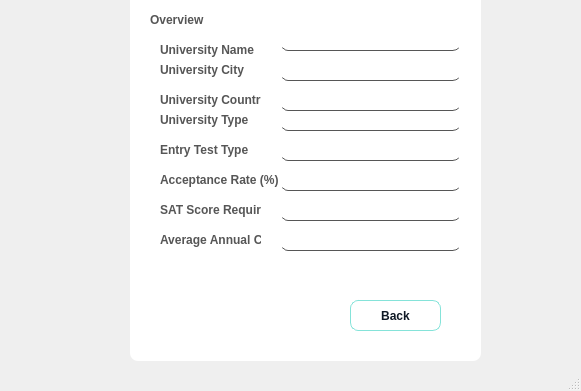
<?xml version="1.0" encoding="UTF-8"?>
<ui version="4.0">
 <class>MainWindow</class>
 <widget class="QMainWindow" name="MainWindow">
  <property name="geometry">
   <rect>
    <x>0</x>
    <y>0</y>
    <width>581</width>
    <height>391</height>
   </rect>
  </property>
  <property name="windowTitle">
   <string>Displaying Universities</string>
  </property>
  <property name="styleSheet">
   <string notr="true">QMainWindow {
	
	border-image: url(GUI_Elements/bg image.png);
}
QLabel {
  color: #464d55;
  font-weight: 600;
}
QLabel#heading {
  color: #0f1925;
  font-size: 18px;
  margin-bottom: 10px;
}

QLabel#subheading {
  color: #0f1925;
  font-size: 12px;
  font-weight: normal;
  margin-bottom: 10px;
}
QLineEdit {
  background: transparent;
  color: rgb(86, 86, 86);
  border-bottom: 1px solid rgb(86, 86, 86);
}

QPushButton {
  background-color: #85E3D9;
  color: #0f1925;
  font-weight: 600;
  border-radius: 8px;
  border: 1px solid #85E3D9;
  padding: 5px 15px;
  margin-top: 10px;
  outline: 0px;
}
QPushButton:hover,
QPushButton:focus {
  background-color: #85E3D9;
  border: 3px solid #85E3D9;
}
</string>
  </property>
  <widget class="QWidget" name="centralwidget">
   <widget class="QFrame" name="frame">
    <property name="geometry">
     <rect>
      <x>130</x>
      <y>-10</y>
      <width>351</width>
      <height>371</height>
     </rect>
    </property>
    <property name="styleSheet">
     <string notr="true">background-color: rgb(255, 255, 255);
border-radius: 8px;</string>
    </property>
    <property name="frameShape">
     <enum>QFrame::StyledPanel</enum>
    </property>
    <property name="frameShadow">
     <enum>QFrame::Raised</enum>
    </property>
    <widget class="QLabel" name="label_3">
     <property name="geometry">
      <rect>
       <x>20</x>
       <y>20</y>
       <width>111</width>
       <height>20</height>
      </rect>
     </property>
     <property name="styleSheet">
      <string notr="true">font: 75 16pt &quot;MS Shell Dlg 2&quot;;

color: rgb(86, 86, 86);</string>
     </property>
     <property name="text">
      <string>Overview</string>
     </property>
    </widget>
    <widget class="QLineEdit" name="UniName">
     <property name="enabled">
      <bool>false</bool>
     </property>
     <property name="geometry">
      <rect>
       <x>150</x>
       <y>40</y>
       <width>181</width>
       <height>21</height>
      </rect>
     </property>
     <property name="styleSheet">
      <string notr="true">background:transparent;</string>
     </property>
     <property name="text">
      <string/>
     </property>
     <property name="placeholderText">
      <string/>
     </property>
    </widget>
    <widget class="QLabel" name="label_4">
     <property name="geometry">
      <rect>
       <x>30</x>
       <y>50</y>
       <width>111</width>
       <height>20</height>
      </rect>
     </property>
     <property name="styleSheet">
      <string notr="true">font: 75 8pt &quot;MS Shell Dlg 2&quot;;
color: rgb(86, 86, 86);</string>
     </property>
     <property name="text">
      <string>University Name</string>
     </property>
    </widget>
    <widget class="QLabel" name="label_5">
     <property name="geometry">
      <rect>
       <x>30</x>
       <y>70</y>
       <width>101</width>
       <height>20</height>
      </rect>
     </property>
     <property name="styleSheet">
      <string notr="true">font: 75 8pt &quot;MS Shell Dlg 2&quot;;
color: rgb(86, 86, 86);</string>
     </property>
     <property name="text">
      <string>University City</string>
     </property>
    </widget>
    <widget class="QLineEdit" name="UniType">
     <property name="enabled">
      <bool>false</bool>
     </property>
     <property name="geometry">
      <rect>
       <x>150</x>
       <y>120</y>
       <width>181</width>
       <height>21</height>
      </rect>
     </property>
     <property name="styleSheet">
      <string notr="true">background:transparent;</string>
     </property>
     <property name="text">
      <string/>
     </property>
     <property name="placeholderText">
      <string/>
     </property>
    </widget>
    <widget class="QLineEdit" name="UniEntry">
     <property name="enabled">
      <bool>false</bool>
     </property>
     <property name="geometry">
      <rect>
       <x>150</x>
       <y>150</y>
       <width>181</width>
       <height>21</height>
      </rect>
     </property>
     <property name="styleSheet">
      <string notr="true">background:transparent;</string>
     </property>
     <property name="text">
      <string/>
     </property>
     <property name="placeholderText">
      <string/>
     </property>
    </widget>
    <widget class="QLabel" name="label_7">
     <property name="geometry">
      <rect>
       <x>30</x>
       <y>120</y>
       <width>101</width>
       <height>20</height>
      </rect>
     </property>
     <property name="styleSheet">
      <string notr="true">font: 75 8pt &quot;MS Shell Dlg 2&quot;;
color: rgb(86, 86, 86);</string>
     </property>
     <property name="text">
      <string>University Type</string>
     </property>
    </widget>
    <widget class="QLineEdit" name="UniRate">
     <property name="enabled">
      <bool>false</bool>
     </property>
     <property name="geometry">
      <rect>
       <x>150</x>
       <y>180</y>
       <width>181</width>
       <height>21</height>
      </rect>
     </property>
     <property name="styleSheet">
      <string notr="true">background:transparent;</string>
     </property>
     <property name="text">
      <string/>
     </property>
     <property name="placeholderText">
      <string/>
     </property>
    </widget>
    <widget class="QLabel" name="label_8">
     <property name="geometry">
      <rect>
       <x>30</x>
       <y>150</y>
       <width>101</width>
       <height>20</height>
      </rect>
     </property>
     <property name="styleSheet">
      <string notr="true">font: 75 8pt &quot;MS Shell Dlg 2&quot;;
color: rgb(86, 86, 86);</string>
     </property>
     <property name="text">
      <string>Entry Test Type</string>
     </property>
    </widget>
    <widget class="QLineEdit" name="UniSAT">
     <property name="enabled">
      <bool>false</bool>
     </property>
     <property name="geometry">
      <rect>
       <x>150</x>
       <y>210</y>
       <width>181</width>
       <height>21</height>
      </rect>
     </property>
     <property name="styleSheet">
      <string notr="true">background:transparent;</string>
     </property>
     <property name="text">
      <string/>
     </property>
     <property name="placeholderText">
      <string/>
     </property>
    </widget>
    <widget class="QLabel" name="label_9">
     <property name="geometry">
      <rect>
       <x>30</x>
       <y>180</y>
       <width>121</width>
       <height>20</height>
      </rect>
     </property>
     <property name="styleSheet">
      <string notr="true">font: 75 8pt &quot;MS Shell Dlg 2&quot;;
color: rgb(86, 86, 86);</string>
     </property>
     <property name="text">
      <string>Acceptance Rate (%)</string>
     </property>
    </widget>
    <widget class="QLineEdit" name="UniAvgCost">
     <property name="enabled">
      <bool>false</bool>
     </property>
     <property name="geometry">
      <rect>
       <x>150</x>
       <y>240</y>
       <width>181</width>
       <height>21</height>
      </rect>
     </property>
     <property name="styleSheet">
      <string notr="true">background:transparent;</string>
     </property>
     <property name="text">
      <string/>
     </property>
     <property name="placeholderText">
      <string/>
     </property>
    </widget>
    <widget class="QLineEdit" name="UniCity">
     <property name="enabled">
      <bool>false</bool>
     </property>
     <property name="geometry">
      <rect>
       <x>150</x>
       <y>70</y>
       <width>181</width>
       <height>21</height>
      </rect>
     </property>
     <property name="styleSheet">
      <string notr="true">background:transparent;</string>
     </property>
     <property name="text">
      <string/>
     </property>
     <property name="placeholderText">
      <string/>
     </property>
    </widget>
    <widget class="QLineEdit" name="UniCountry">
     <property name="enabled">
      <bool>false</bool>
     </property>
     <property name="geometry">
      <rect>
       <x>150</x>
       <y>100</y>
       <width>181</width>
       <height>21</height>
      </rect>
     </property>
     <property name="styleSheet">
      <string notr="true">background:transparent;</string>
     </property>
     <property name="text">
      <string/>
     </property>
     <property name="placeholderText">
      <string/>
     </property>
    </widget>
    <widget class="QPushButton" name="backbutton">
     <property name="geometry">
      <rect>
       <x>220</x>
       <y>300</y>
       <width>91</width>
       <height>41</height>
      </rect>
     </property>
     <property name="styleSheet">
      <string notr="true">QPushButton:hover,
QPushButton:focus {
	
  color: rgb(255, 255, 255);
  background-color: #85E3D9;
  border: 3px solid #85E3D9;
}</string>
     </property>
     <property name="text">
      <string>Back</string>
     </property>
    </widget>
   </widget>
   <widget class="QLabel" name="label">
    <property name="geometry">
     <rect>
      <x>350</x>
      <y>-10</y>
      <width>351</width>
      <height>291</height>
     </rect>
    </property>
    <property name="styleSheet">
     <string notr="true">image: url(GUI_Elements/2.png);</string>
    </property>
    <property name="text">
     <string/>
    </property>
   </widget>
   <widget class="QLabel" name="label_2">
    <property name="geometry">
     <rect>
      <x>460</x>
      <y>150</y>
      <width>351</width>
      <height>291</height>
     </rect>
    </property>
    <property name="styleSheet">
     <string notr="true">image: url(GUI_Elements/2.png);</string>
    </property>
    <property name="text">
     <string/>
    </property>
   </widget>
   <widget class="QLabel" name="label_10">
    <property name="geometry">
     <rect>
      <x>-70</x>
      <y>50</y>
      <width>301</width>
      <height>241</height>
     </rect>
    </property>
    <property name="styleSheet">
     <string notr="true">image: url(GUI_Elements/3.png);</string>
    </property>
    <property name="text">
     <string/>
    </property>
   </widget>
   <widget class="QLabel" name="label_6">
    <property name="geometry">
     <rect>
      <x>160</x>
      <y>90</y>
      <width>101</width>
      <height>20</height>
     </rect>
    </property>
    <property name="styleSheet">
     <string notr="true">font: 75 8pt &quot;MS Shell Dlg 2&quot;;
color: rgb(86, 86, 86);</string>
    </property>
    <property name="text">
     <string>University Country</string>
    </property>
   </widget>
   <widget class="QLabel" name="label_12">
    <property name="geometry">
     <rect>
      <x>160</x>
      <y>200</y>
      <width>101</width>
      <height>20</height>
     </rect>
    </property>
    <property name="styleSheet">
     <string notr="true">font: 75 8pt &quot;MS Shell Dlg 2&quot;;
color: rgb(86, 86, 86);</string>
    </property>
    <property name="text">
     <string>SAT Score Required</string>
    </property>
   </widget>
   <widget class="QLabel" name="label_13">
    <property name="geometry">
     <rect>
      <x>160</x>
      <y>230</y>
      <width>101</width>
      <height>20</height>
     </rect>
    </property>
    <property name="styleSheet">
     <string notr="true">font: 75 8pt &quot;MS Shell Dlg 2&quot;;
color: rgb(86, 86, 86);</string>
    </property>
    <property name="text">
     <string>Average Annual Cost</string>
    </property>
   </widget>
  </widget>
  <widget class="QMenuBar" name="menubar">
   <property name="geometry">
    <rect>
     <x>0</x>
     <y>0</y>
     <width>581</width>
     <height>18</height>
    </rect>
   </property>
  </widget>
  <widget class="QStatusBar" name="statusbar"/>
 </widget>
 <resources>
  <include location="GUI Elements/DisplayScreen.qrc"/>
 </resources>
 <connections/>
</ui>
